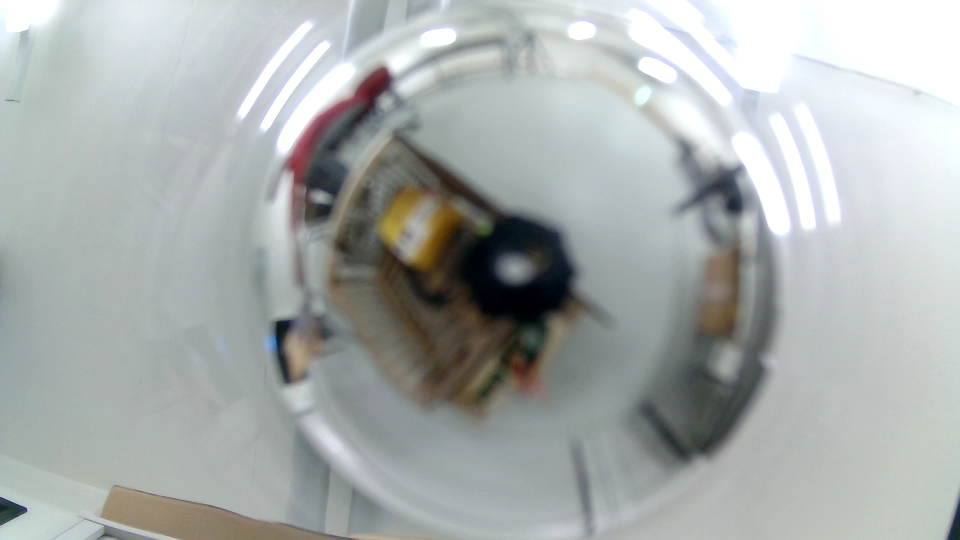
#> input picture raspi/tests/Hemispherical_Mirror/8meter.jpg, 1920 x 1080 px, given in place of the camera (shown at 1/2 size)
$ jupyter execute --allow-errors 'Beacons detection.ipynb'   (text cells are left out)
#> lines starting #> are read from the running program, lines starting #| are printed output that depends on the picture
[cell 1]
#Imports
import math
import numpy as np
import matplotlib.pyplot as plt
import time
import cv2 as cv
import argparse
from tqdm import tqdm
import usb.core
import usb.util
#import imutils
import time
from scipy.spatial import distance as dist
from collections import OrderedDict

[cell 2]
#Find device
webcam = cv.VideoCapture(0) #ID 0

if not (webcam.isOpened()):
    print("Could not open video device")

cv.startWindowThread()

while True:
    try:
        key = cv.waitKey(1)
#> (key q is pressed here)
        check, frame = webcam.read()
#> frame is the input picture: shape (1080, 1920, 3); mean B, G, R 172.8, 173.8, 168.8
        cv.imshow("Capturing", frame)
        if key == ord('s'):
            cv.imwrite(filename='final8.jpg', img=frame)
            webcam.release()

            cv.waitKey(1)
            cv.destroyAllWindows()
            cv.waitKey(1)
            print("Processing image...")
            #img_ = cv2.imread('saved_img.jpg', cv2.IMREAD_ANYCOLOR)
            print("Converting RGB image to grayscale...")
            #gray = cv2.cvtColor(img_, cv2.COLOR_BGR2GRAY)
            print("Converted RGB image to grayscale...")
            print("Resizing image to 28x28 scale...")
            #img_ = cv2.resize(gray,(28,28))
            print("Resized...")
            #img_resized = cv2.imwrite(filename='saved_img-final.jpg', img=img_)
            print("Image saved!")

            break
        elif key == ord('q'):
            print("Turning off camera.")
            webcam.release()
            print("Camera off.")
            print("Program ended.")
            cv.destroyAllWindows()
            key
            break

    except(KeyboardInterrupt):
        print("Turning off camera.")
        webcam.release()
        print("Camera off.")
        print("Program ended.")
        cv.destroyAllWindows()
        key
        break

[cell 3]
class ColorLabeler:
    # [70 lines left out: functions __init__, label, detect, not called in this run]

[cell 4]
t0 = time.time()

# load image RGB
#> (the rest of this cell did not finish here and is left out)

[cell 5]
desiredColor = np.uint8([[[0,0,255 ]]])
#> desiredColor = [[0, 0, 255]]
hsv_Color = cv.cvtColor(desiredColor,cv.COLOR_RGB2HSV)
#> hsv_Color = [[120, 255, 255]]
print( hsv_Color )
#| [[[120 255 255]]]

[cell 6]
frame = cv.imread('greenBeacon.jpg')
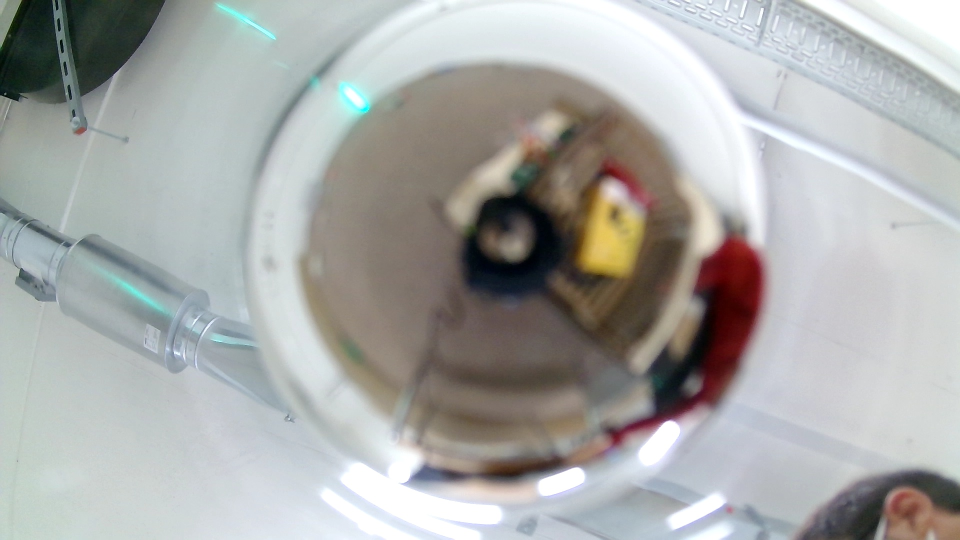
#> input picture raspi/tests/Hemispherical_Mirror/greenBeacon.jpg, 1920 x 1080 px (shown at 1/2 size)
#> frame is the input picture: shape (1080, 1920, 3); mean B, G, R 168.6, 170.4, 169.1
frame2 = frame[:, ::-1,:]
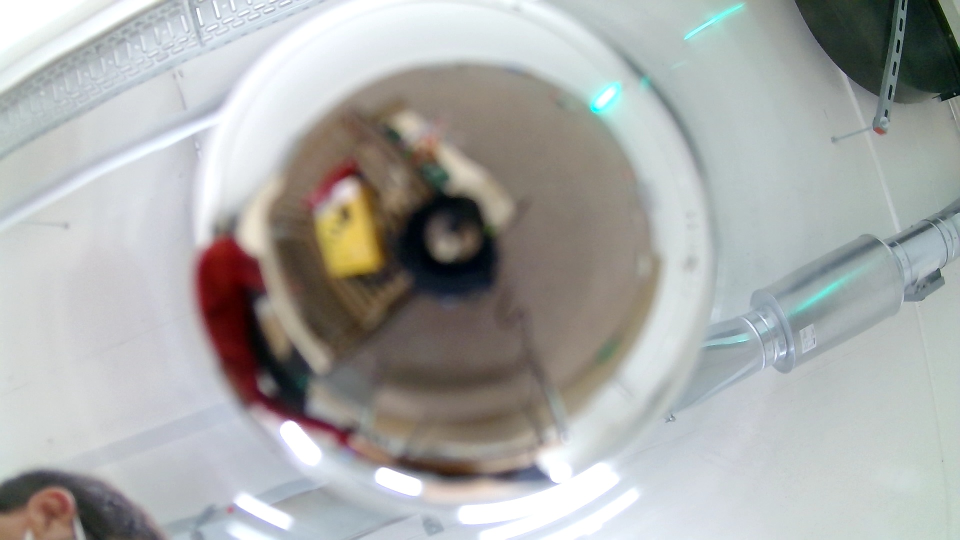
#> frame2: shape (1080, 1920, 3) (shown at 1/2 size); mean B, G, R 168.6, 170.4, 169.1
plt.imshow(frame)
plt.show()
plt.imshow(frame2)
plt.show()
